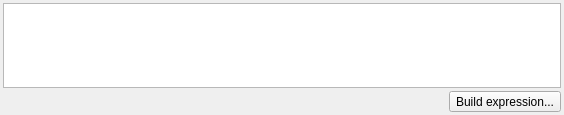
<?xml version="1.0" encoding="UTF-8"?>
<ui version="4.0">
 <class>NCRDFieldExpWidgetUI</class>
 <widget class="QWidget" name="NCRDFieldExpWidgetUI">
  <property name="geometry">
   <rect>
    <x>0</x>
    <y>0</y>
    <width>564</width>
    <height>115</height>
   </rect>
  </property>
  <property name="windowTitle">
   <string>Form</string>
  </property>
  <layout class="QVBoxLayout" name="verticalLayout">
   <property name="spacing">
    <number>3</number>
   </property>
   <property name="leftMargin">
    <number>3</number>
   </property>
   <property name="topMargin">
    <number>3</number>
   </property>
   <property name="rightMargin">
    <number>3</number>
   </property>
   <property name="bottomMargin">
    <number>3</number>
   </property>
   <item>
    <widget class="NCRDFieldTextEdit" name="editor">
     <property name="acceptRichText">
      <bool>false</bool>
     </property>
    </widget>
   </item>
   <item>
    <layout class="QHBoxLayout" name="horizontalLayout_2">
     <item>
      <spacer name="horizontalSpacer">
       <property name="orientation">
        <enum>Qt::Horizontal</enum>
       </property>
       <property name="sizeHint" stdset="0">
        <size>
         <width>40</width>
         <height>20</height>
        </size>
       </property>
      </spacer>
     </item>
     <item>
      <widget class="QToolButton" name="btnBuildExpr">
       <property name="text">
        <string>Build expression...</string>
       </property>
      </widget>
     </item>
    </layout>
   </item>
  </layout>
 </widget>
 <customwidgets>
  <customwidget>
   <class>NCRDFieldTextEdit</class>
   <extends>QTextEdit</extends>
   <header>ncrdfieldtextedit.h</header>
  </customwidget>
 </customwidgets>
 <resources/>
 <connections/>
</ui>
